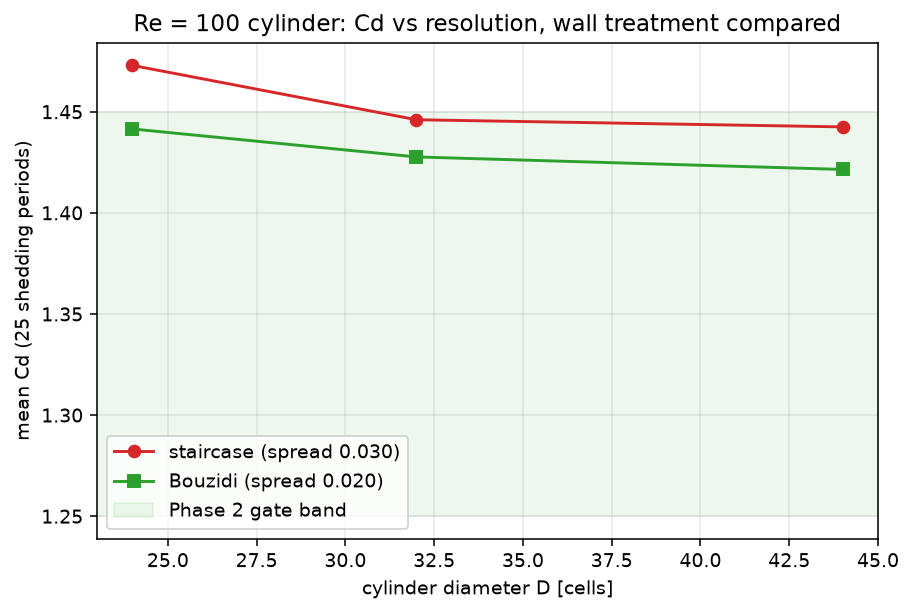

Here is the Python script that generated this plot:
#!/usr/bin/env python3
"""Phase 8 study 2: what the staircase costs — grid convergence of Cd.

Re = 100 cylinder at three resolutions (D = 24, 32, 44 cells), same
tau = 0.572 for every run (u_lat = 2.4/D keeps Re and tau fixed while
ONLY resolution changes — single-variable, per the rules), same 30D x
15D domain, same 0.2D shedding trigger. Two wall treatments:

  staircase — halfway bounce-back on the rasterized mask (the default)
  bouzidi   — interpolated bounce-back against the analytic circle

Mean Cd from the momentum-exchange force over the last 25 shedding
periods (first ~15 discarded). The claim under test: Bouzidi's Cd
varies LESS across resolution — the staircase is a resolution-dependent
error and the curved boundary deletes most of it.

Output: validation/cylinder_convergence.png + printed table.
GPU strongly recommended (~5-10 min); CPU works but is slow.
"""

from __future__ import annotations

import sys
from pathlib import Path

sys.path.insert(0, str(Path(__file__).resolve().parents[1]))

import matplotlib
matplotlib.use("Agg")
import matplotlib.pyplot as plt
import numpy as np
import torch

from lbm.solver import Solver

RE = 100.0
TAU = 0.572                      # nu = 0.024 for every run
DS = [24, 32, 44]
ST_EST = 0.166                   # only used to size the step budget


def run_case(d: int, curved: bool, device: str) -> float:
    u = RE * (TAU - 0.5) / 3.0 / d          # keeps Re and tau fixed
    nx, ny = 30 * d, 15 * d
    cx, cy, r = 8.0 * d, 7.3 * d, d / 2.0   # same geometry as the gate
    x = torch.arange(nx, dtype=torch.float32)[:, None] + 0.5
    y = torch.arange(ny, dtype=torch.float32)[None, :] + 0.5
    mask = ((x - cx) ** 2 + (y - cy) ** 2) <= r * r
    s = Solver(nx, ny, tau=TAU, u_char=u, seed=0, device=device,
               obstacle_mask=mask, ramp_steps=2000,
               curved_geom=("circle", cx, cy, r) if curved else None)
    s.measure_force = True
    period = d / (ST_EST * u)               # steps per shedding period
    warm = int(15 * period)
    meas = int(25 * period)
    for _ in range(warm):
        s.step()
    fx_sum, n = 0.0, 0
    for i in range(meas):
        s.step()
        if i % 5 == 0:                      # sample every 5 steps
            fx_sum += float(s.last_force[0])
            n += 1
    cd = (fx_sum / n) / (0.5 * u * u * d)
    tag = "bouzidi  " if curved else "staircase"
    print(f"  D={d:3d} {tag} u={u:.4f} grid {nx}x{ny}: Cd = {cd:.4f}"
          + (f"   ({s.bouzidi_links} links, {s.bouzidi_fallback} fallback)"
             if curved else ""))
    return cd


def main() -> int:
    device = "cuda" if torch.cuda.is_available() else "cpu"
    print(f"device: {device}")
    results = {"staircase": [], "bouzidi": []}
    for d in DS:
        results["staircase"].append(run_case(d, False, device))
        results["bouzidi"].append(run_case(d, True, device))

    stair = np.array(results["staircase"])
    bouz = np.array(results["bouzidi"])
    # spread across resolutions: how much does Cd depend on the grid?
    spread_s = stair.max() - stair.min()
    spread_b = bouz.max() - bouz.min()

    fig, ax = plt.subplots(figsize=(7.2, 4.6))
    ax.plot(DS, stair, "o-", color="#d62728",
            label=f"staircase (spread {spread_s:.3f})")
    ax.plot(DS, bouz, "s-", color="#2ca02c",
            label=f"Bouzidi (spread {spread_b:.3f})")
    ax.axhspan(1.25, 1.45, color="#2ca02c", alpha=0.08,
               label="Phase 2 gate band")
    ax.set_xlabel("cylinder diameter D [cells]")
    ax.set_ylabel("mean Cd (25 shedding periods)")
    ax.set_title(f"Re = {RE:.0f} cylinder: Cd vs resolution, "
                 "wall treatment compared")
    ax.legend()
    ax.grid(alpha=0.3)
    out = Path(__file__).parent / "cylinder_convergence.png"
    fig.savefig(out, dpi=140, bbox_inches="tight")
    print(f"wrote {out}")
    print(f"Cd spread across D: staircase {spread_s:.4f}, "
          f"bouzidi {spread_b:.4f}")
    ok = spread_b < spread_s
    print("PASS: curved boundary reduces the resolution dependence of Cd"
          if ok else "FAIL: no reduction — investigate before claiming")
    return 0 if ok else 1


if __name__ == "__main__":
    sys.exit(main())
